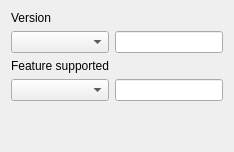
     <widget class="QWidget" name="generaltab_2">
      <attribute name="title">
       <string>General2</string>
      </attribute>
      <layout class="QGridLayout" name="gridLayout_14">
       <item row="4" column="0">
        <widget class="QLabel" name="label_4">
         <property name="sizePolicy">
          <sizepolicy hsizetype="Minimum" vsizetype="Fixed">
           <horstretch>0</horstretch>
           <verstretch>0</verstretch>
          </sizepolicy>
         </property>
         <property name="text">
          <string>Feature supported</string>
         </property>
        </widget>
       </item>
       <item row="0" column="0">
        <widget class="QLabel" name="label_3">
         <property name="sizePolicy">
          <sizepolicy hsizetype="Minimum" vsizetype="Fixed">
           <horstretch>0</horstretch>
           <verstretch>0</verstretch>
          </sizepolicy>
         </property>
         <property name="text">
          <string>Version</string>
         </property>
        </widget>
       </item>
       <item row="1" column="0">
        <widget class="QComboBox" name="versionComboBox">
         <property name="sizePolicy">
          <sizepolicy hsizetype="Minimum" vsizetype="Fixed">
           <horstretch>0</horstretch>
           <verstretch>0</verstretch>
          </sizepolicy>
         </property>
         <item>
          <property name="text">
           <string/>
          </property>
         </item>
         <item>
          <property name="text">
           <string>Os</string>
          </property>
         </item>
         <item>
          <property name="text">
           <string>QtCore</string>
          </property>
         </item>
         <item>
          <property name="text">
           <string>Firmware</string>
          </property>
         </item>
         <item>
          <property name="text">
           <string>QtMobility</string>
          </property>
         </item>
        </widget>
       </item>
       <item row="1" column="1">
        <widget class="QLineEdit" name="versionLineEdit">
         <property name="sizePolicy">
          <sizepolicy hsizetype="MinimumExpanding" vsizetype="Fixed">
           <horstretch>0</horstretch>
           <verstretch>0</verstretch>
          </sizepolicy>
         </property>
         <property name="mouseTracking">
          <bool>false</bool>
         </property>
         <property name="focusPolicy">
          <enum>Qt::NoFocus</enum>
         </property>
         <property name="acceptDrops">
          <bool>false</bool>
         </property>
        </widget>
       </item>
       <item row="5" column="0">
        <widget class="QComboBox" name="featureComboBox">
         <property name="sizePolicy">
          <sizepolicy hsizetype="Minimum" vsizetype="Fixed">
           <horstretch>0</horstretch>
           <verstretch>0</verstretch>
          </sizepolicy>
         </property>
         <item>
          <property name="text">
           <string/>
          </property>
         </item>
         <item>
          <property name="text">
           <string>Bluetooth</string>
          </property>
         </item>
         <item>
          <property name="text">
           <string>Camera</string>
          </property>
         </item>
         <item>
          <property name="text">
           <string>FmRadio</string>
          </property>
         </item>
         <item>
          <property name="text">
           <string>Irda</string>
          </property>
         </item>
         <item>
          <property name="text">
           <string>Led</string>
          </property>
         </item>
         <item>
          <property name="text">
           <string>Memcard</string>
          </property>
         </item>
         <item>
          <property name="text">
           <string>Usb</string>
          </property>
         </item>
         <item>
          <property name="text">
           <string>Vibrate</string>
          </property>
         </item>
         <item>
          <property name="text">
           <string>WLan</string>
          </property>
         </item>
         <item>
          <property name="text">
           <string>Sim</string>
          </property>
         </item>
         <item>
          <property name="text">
           <string>Location</string>
          </property>
         </item>
         <item>
          <property name="text">
           <string>VideoOut</string>
          </property>
         </item>
         <item>
          <property name="text">
           <string>Haptics</string>
          </property>
         </item>
        </widget>
       </item>
       <item row="5" column="1">
        <widget class="QLineEdit" name="featuresLineEdit">
         <property name="sizePolicy">
          <sizepolicy hsizetype="MinimumExpanding" vsizetype="Fixed">
           <horstretch>0</horstretch>
           <verstretch>0</verstretch>
          </sizepolicy>
         </property>
         <property name="mouseTracking">
          <bool>false</bool>
         </property>
         <property name="focusPolicy">
          <enum>Qt::NoFocus</enum>
         </property>
         <property name="acceptDrops">
          <bool>false</bool>
         </property>
        </widget>
       </item>
       <item row="6" column="0">
        <spacer name="verticalSpacer">
         <property name="orientation">
          <enum>Qt::Vertical</enum>
         </property>
         <property name="sizeHint" stdset="0">
          <size>
           <width>20</width>
           <height>40</height>
          </size>
         </property>
        </spacer>
       </item>
      </layout>
     </widget>
